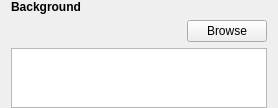
       <widget class="QWidget" name="widget_9" native="true">
        <property name="sizePolicy">
         <sizepolicy hsizetype="Preferred" vsizetype="Maximum">
          <horstretch>0</horstretch>
          <verstretch>0</verstretch>
         </sizepolicy>
        </property>
        <layout class="QGridLayout" name="gridLayout_9">
         <property name="topMargin">
          <number>0</number>
         </property>
         <property name="bottomMargin">
          <number>0</number>
         </property>
         <item row="1" column="1">
          <widget class="QPushButton" name="btn_browse">
           <property name="text">
            <string>Browse</string>
           </property>
          </widget>
         </item>
         <item row="0" column="0" colspan="2">
          <widget class="QLabel" name="label_6">
           <property name="sizePolicy">
            <sizepolicy hsizetype="Preferred" vsizetype="Maximum">
             <horstretch>0</horstretch>
             <verstretch>0</verstretch>
            </sizepolicy>
           </property>
           <property name="font">
            <font>
             <weight>75</weight>
             <bold>true</bold>
            </font>
           </property>
           <property name="text">
            <string>Background</string>
           </property>
          </widget>
         </item>
         <item row="1" column="0">
          <spacer name="horizontalSpacer">
           <property name="orientation">
            <enum>Qt::Horizontal</enum>
           </property>
           <property name="sizeHint" stdset="0">
            <size>
             <width>40</width>
             <height>20</height>
            </size>
           </property>
          </spacer>
         </item>
         <item row="2" column="0" colspan="2">
          <widget class="QPlainTextEdit" name="plain_background">
           <property name="maximumSize">
            <size>
             <width>16777215</width>
             <height>60</height>
            </size>
           </property>
          </widget>
         </item>
        </layout>
       </widget>
